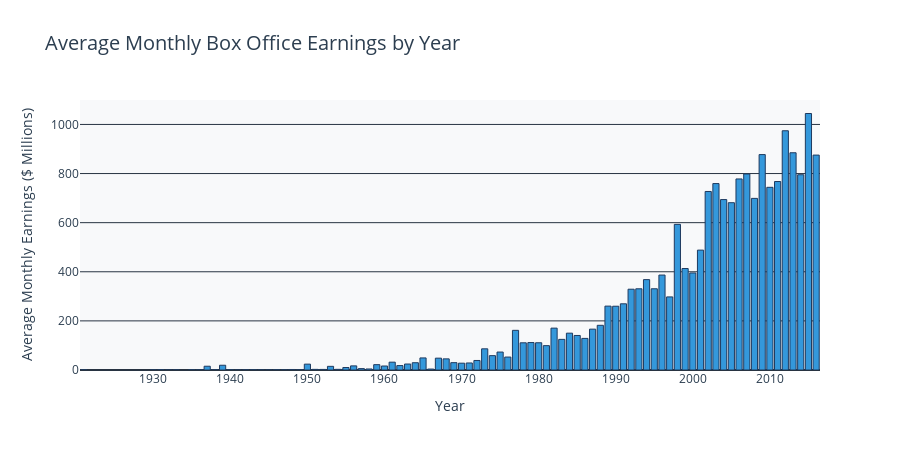

Notebook cell for this chart:
### Code cell
# Bar chart version for clearer comparison
fig_earnings_bar = go.Figure()

fig_earnings_bar.add_trace(go.Bar(
    x=yearly_earnings['Year'].to_list(),
    y=[e/1_000_000 for e in yearly_earnings['AvgMonthlyEarnings'].to_list()],
    marker_color=PRODIVI_COLORS['secondary'],
    marker_line_color=PRODIVI_COLORS['primary'],
    marker_line_width=1,
    customdata=yearly_earnings[['TotalBoxOffice', 'FilmCount', 'AvgMonthlyEarnings']].to_numpy(),
    hovertemplate='<b>Year %{x}</b><br>' +
                  'Avg Monthly: $%{customdata[2]:,.0f}<br>' +
                  'Total Annual: $%{customdata[0]:,.0f}<br>' +
                  'Films: %{customdata[1]}<br>' +
                  '<extra></extra>'
))

fig_earnings_bar.update_layout(
    title={
        'text': 'Average Monthly Box Office Earnings by Year',
        'font': {'size': 20, 'color': PRODIVI_COLORS['text']}
    },
    xaxis_title='Year',
    yaxis_title='Average Monthly Earnings ($ Millions)',
    plot_bgcolor=PRODIVI_COLORS['background'],
    paper_bgcolor='white',
    font={'color': PRODIVI_COLORS['text']},
    height=450
)

fig_earnings_bar.show()

### Figure 1 — Plotly figure (JSON) as saved in the notebook; plotly's stock layout.template omitted (floating-point values rounded to 4 significant figures; data arrays with more than 128 entries replaced by an {"elided": "..."} marker saying what was removed)
{"data": [{"customdata": {"elided": "87x3 float values"}, "hovertemplate": "<b>Year %{x}</b><br>Avg Monthly: $%{customdata[2]:,.0f}<br>Total Annual: $%{customdata[0]:,.0f}<br>Films: %{customdata[1]}<br><extra></extra>", "marker": {"color": "#3498DB", "line": {"color": "#1E3A5F", "width": 1}}, "x": [1921, 1930, 1931, 1932, 1933, 1935, 1936, 1937, 1938, 1939, 1940, 1941, 1942, 1943, 1944, 1945, 1946, 1947, 1948, 1949, 1950, 1951, 1952, 1953, 1954, 1955, 1956, 1957, 1958, 1959, 1960, 1961, 1962, 1963, 1964, 1965, 1966, 1967, 1968, 1969, 1970, 1971, 1972, 1973, 1974, 1975, 1976, 1977, 1978, 1979, 1980, 1981, 1982, 1983, 1984, 1985, 1986, 1987, 1988, 1989, 1990, 1991, 1992, 1993, 1994, 1995, 1996, 1997, 1998, 1999, 2000, 2001, 2002, 2003, 2004, 2005, 2006, 2007, 2008, 2009, 2010, 2011, 2012, 2013, 2014, 2015, 2016], "y": [0.2083, 0.25, 1, 0.05, 0.2372, 0.822, 0.275, 15.41, 0.4734, 19.38, 0.625, 0.09506, 0.3083, 0.5917, 0.3042, 0.1667, 0.9, 0.2208, 2.082, 0.4167, 23.87, 2.582, 2.357, 14.93, 2.725, 10.06, 16.8, 5.629, 4.175, 21.74, 16.3, 31.92, 17.97, 24.34, 29.65, 49.17, 3.825, 48.23, 45.34, 29.85, 27.78, 28.58, 38.76, 86.25, 58.44, 73.06, 52.74, 161.5, 110.8, 111.7, 111.0, 99.18, 170.5, 124.8, 150.0, 140.6, 128.7, 166.4, 182.0, 260.2, 259.7, 269.6, 329.0, 330.7, 368.1, 330.8, 386.7, 297.6, 593.1, 413.3, 395.1, 488.2, 727.0, 759.2, 694.1, 681.3, 778.0, 798.2, 698.9, 877.3, 743.9, 767.6, 974.3, 884.7, 795.2, 1045.0, 875.2], "type": "bar"}], "layout": {"title": {"font": {"size": 20, "color": "#2C3E50"}, "text": "Average Monthly Box Office Earnings by Year"}, "font": {"color": "#2C3E50"}, "xaxis": {"title": {"text": "Year"}}, "yaxis": {"title": {"text": "Average Monthly Earnings ($ Millions)"}}, "plot_bgcolor": "#F8F9FA", "paper_bgcolor": "white", "height": 450}}
